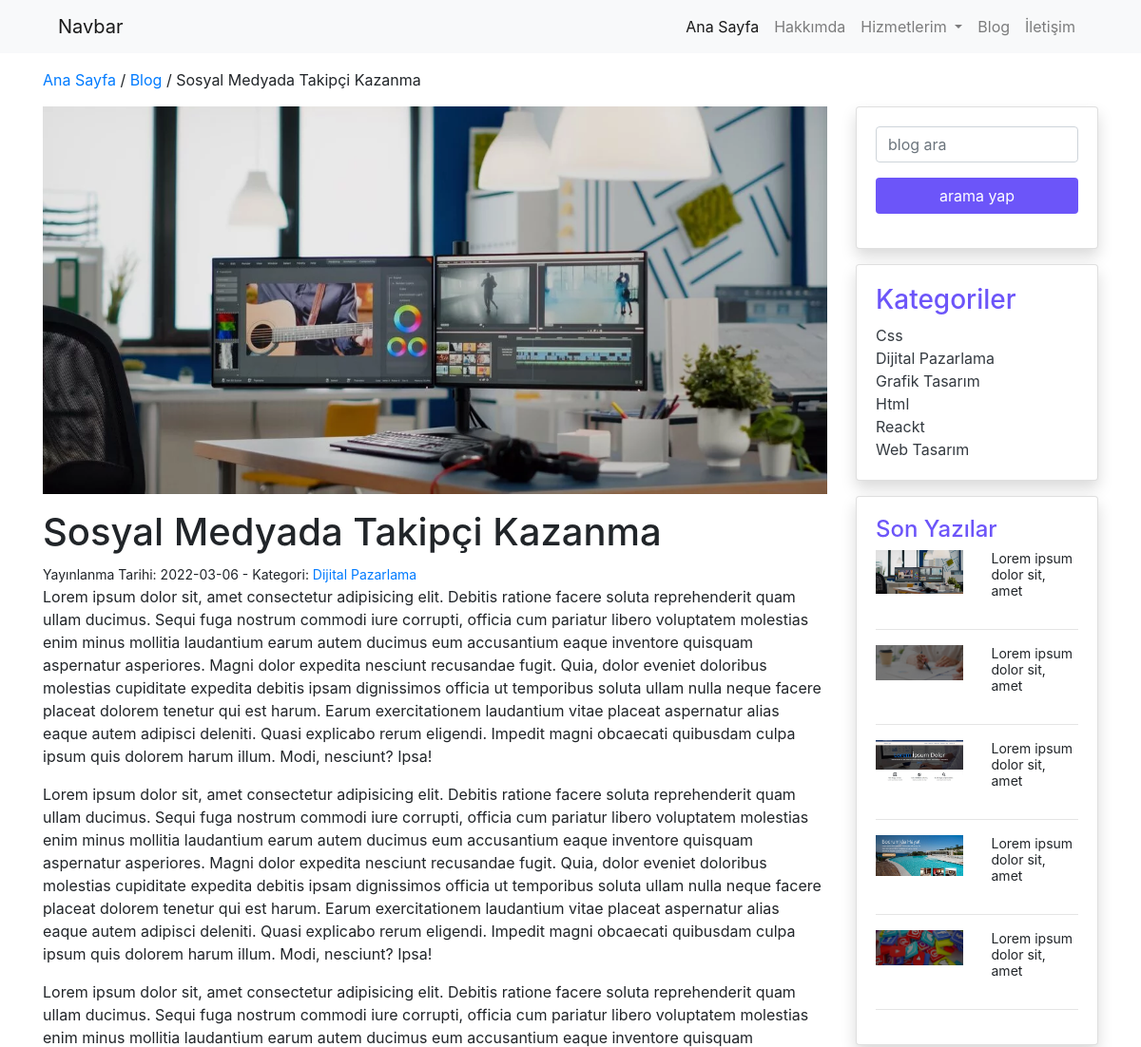
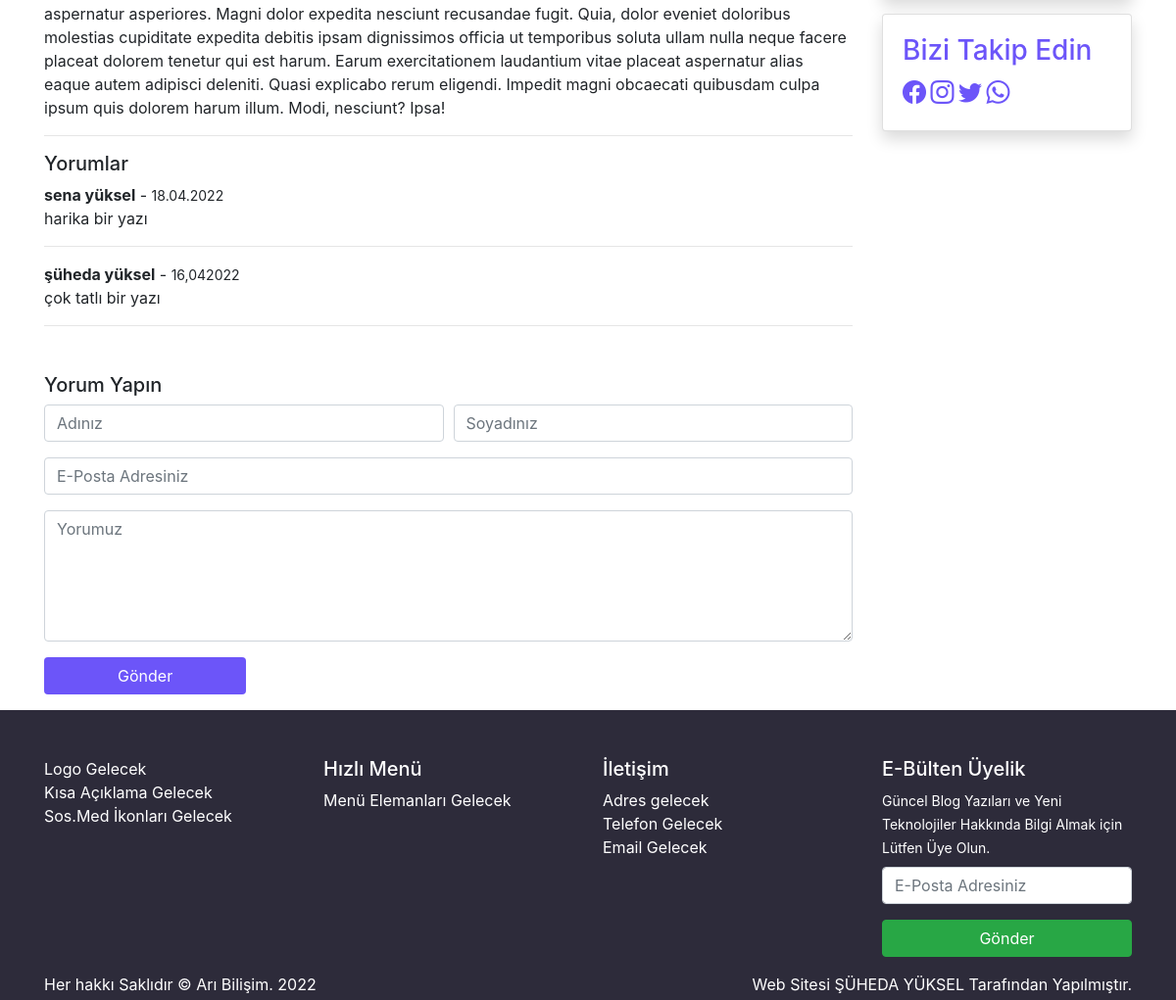
Screenshot of /sample.php?id=7 with the database file from the repository (2 pictures, top to bottom).
### tables this page shows
CREATE TABLE IF NOT EXISTS `yazilar` (
  `id` int(11) NOT NULL AUTO_INCREMENT,
  `baslik` varchar(100) NOT NULL,
  `icerik` text NOT NULL,
  `meta` varchar(160) NOT NULL,
  `foto` varchar(150) NOT NULL,
  `fotoalt` varchar(100) NOT NULL,
  `kategori` varchar(25) NOT NULL,
  `tarih` varchar(11) NOT NULL,
  `durum` varchar(15) NOT NULL,
  PRIMARY KEY (`id`)
);

CREATE TABLE IF NOT EXISTS `yorumlar` (
  `id` int(11) NOT NULL AUTO_INCREMENT,
  `adiniz` varchar(50) NOT NULL,
  `soyadiniz` varchar(50) NOT NULL,
  `email` varchar(100) NOT NULL,
  `yorum` text NOT NULL,
  `baslik` varchar(150) NOT NULL,
  `durum` varchar(15) NOT NULL,
  `tarih` text NOT NULL,
  PRIMARY KEY (`id`)
);

CREATE TABLE IF NOT EXISTS `kategoriler` (
  `id` int(11) NOT NULL AUTO_INCREMENT,
  `kategori` varchar(25) NOT NULL,
  `katturu` varchar(15) NOT NULL,
  `ustkat` varchar(30) NOT NULL,
  `meta` text NOT NULL,
  PRIMARY KEY (`id`)
);

CREATE TABLE IF NOT EXISTS `ayarlar` (
  `id` int(11) NOT NULL AUTO_INCREMENT,
  `adres` varchar(100) NOT NULL,
  `telefon` varchar(15) NOT NULL,
  `email` varchar(100) NOT NULL,
  `harita` text NOT NULL,
  `tanitim` text NOT NULL,
  `logo` varchar(100) NOT NULL,
  `blogbanner` varchar(100) NOT NULL,
  `iletisimbanner` varchar(100) NOT NULL,
  `facebook` varchar(50) NOT NULL,
  `instagram` varchar(50) NOT NULL,
  `twitter` varchar(50) NOT NULL,
  `whatsapp` varchar(100) NOT NULL,
  `analitik` text NOT NULL,
  `konsol` text NOT NULL,
  `piksel` text NOT NULL,
  `copy` varchar(60) NOT NULL,
  PRIMARY KEY (`id`)
);

### sample.php (the view, shortened to what this page needs)
<?php
require_once('header.php');
$id = $_GET['id'];
$sorgu_makale = $db->prepare('select * from yazilar where id=?');
$sorgu_makale->execute(array($id));
$satir_makale = $sorgu_makale->fetch();
?>
<section id="bread" class="py-3">
    <div class="container">
        <div class="row">
            <div class="col-12">
                <a href="index.php">Ana Sayfa</a> / <a href="blog.php">Blog</a> / <?php echo $satir_makale['baslik']; ?>
            </div>
        </div>
    </div>
</section>
<section id="content">
    <div class="container">
        <div class="row">
            <div class="col-md-9">
                <img src="<?php echo substr($satir_makale['foto'], 3); ?>" alt="<?php echo $satir_makale['fotoalt']; ?>" class="w-100 mb-3">
                <h1><?php echo $satir_makale['baslik']; ?></h1>
                <small>Yayınlanma Tarihi: <?php echo $satir_makale['tarih']; ?> - Kategori: <a href="kategoripage.php?kategori=<?php echo $satir_makale['kategori'];?>"><?php echo $satir_makale['kategori']; ?></a> </small> <br>
                <?php echo $satir_makale['icerik']; ?>
                <hr>
                <h5>Yorumlar</h5>
                <?php
                $sorgu_yorumlar = $db->prepare('select * from yorumlar where durum = "onaylandı" order by id desc');
                $sorgu_yorumlar->execute();
                if ($sorgu_yorumlar->rowCount()) {
                    foreach ($sorgu_yorumlar as $satir_yorumlar) {
                        if ($satir_yorumlar['baslik'] == $satir_makale['baslik']) {
                ?>
                            <strong><?php echo $satir_yorumlar['adiniz'] . ' ' . $satir_yorumlar['soyadiniz']; ?></strong> - <small><?php echo $satir_yorumlar['tarih'];?></small><br>
                            <p><?php echo $satir_yorumlar['yorum']; ?></p>
                            <hr>
                <?php
                        }
                    }
                }
                ?>
                <h5 class="mt-5">Yorum Yapın</h5>
                <form method="post" class="form-row">
                    <div class="col-md-6">
                        <div class="form-group">
                            <input type="text" name="adiniz" placeholder="Adınız" class="form-control">
                        </div>
                    </div>
                    <div class="col-md-6">
                        <div class="form-group">
                            <input type="text" name="soyadiniz" placeholder="Soyadınız" class="form-control">
                        </div>
                    </div>
                    <div class="col-12">
                        <div class="form-group">
                            <input type="email" name="email" placeholder="E-Posta Adresiniz" class="form-control">
                        </div>
                    </div>
                    <div class="col-12">
                        <div class="form-group">
                            <textarea name="yorum" placeholder="Yorumuz" rows="5" class="form-control"></textarea>
                        </div>
                    </div>
                    <div class="col-12">
                        <div class="form-group">
                            <button type="submit" class="btn btn-mor w-25">Gönder</button>
                        </div>
                    </div>
                </form>
            </div>
            <?php require_once('sidebar.php'); ?>
        </div>
    </div>
</section>
<?php require_once('footer.php'); ?>

### sidebar.php
<div class="col-md-3">
    <div class="row">
        <div class="col-12">
            <div class="card shadow">
                <div class="card-body">
                <form method="get">
                    <div class="form-group">
                        <input type="search" name="arama" placeholder="blog ara" class="form-control">
                    </div>
                    <div class="form-group">
                        <input type="submit" value="arama yap" class="btn btn-mor w-100">
                    </div>
                </form>
                </div>
            </div>
        </div>
    </div>
    <div class="row my-3">
        <div class="col-12">
            <div class="card shadow">
                <div class="card-body">
                    <h3 class="mor">Kategoriler</h3>
                    <?php
                    $sorgu_katlist = $db -> prepare('select * from kategoriler order by kategori asc');
                    $sorgu_katlist -> execute();
                    if($sorgu_katlist -> rowCount()){
                        foreach($sorgu_katlist as $satir_katlist){
                            ?>
                            <a href="kategoripage.php?kategori=<?php echo $satir_katlist['kategori'];?>" class="text-dark text-decoration-none"><?php echo $satir_katlist['kategori'];?></a> <br>
                            <?php
                        }
                    }
                    ?>
                </div>
            </div>
        </div>
    </div>
    <div class="row">
        <div class="col-12">
            <div class="card shadow">
                <div class="card-body">
                    <h4 class="mor">Son Yazılar</h4>
                    <?php
                    $sorgu_yazilar = $db -> prepare('select * from yazilar order by id desc limit 5');
                    $sorgu_yazilar -> execute();
                    if( $sorgu_yazilar -> rowCount()){
                        foreach($sorgu_yazilar as $satir_yazilar){
                            ?>
                        <div class="row mt-2">
                            <div class="col-md-6">
                               <a href="sample.php?id=<?php $satir_yazilar['id'];?>"> <img src="<?php echo substr($satir_yazilar['foto'],3);?>" alt="<?php echo $satir_yazilar['fotoalt'];?>" class="img-fluid"></a>
                            </div>
                            <div class="col-md-6 smallyazi">
                              <small>  <?php echo substr($satir_yazilar['icerik'],0,30)?></small>
                            </div>
                        </div>
                        <hr>
                            <?php
                        }
                    }
                    ?>
                </div>
            </div>
        </div>
    </div>
    <div class="row mt-3 sosmed">
        <div class="col-12">
           <div class="card shadow">
           <div class="card-body">
           <h3 class="mor">Bizi Takip Edin</h3>
            <?php
            $sorgu_sosmed =$db -> prepare('select * from ayarlar');
            $sorgu_sosmed -> execute();
            $satir_sosmed = $sorgu_sosmed -> fetch();
            if($sorgu_sosmed -> rowCount()){
                ?>
                <a href="<?php echo $satir_sosmed ['facebook'];?>" target="_blank"><i class="bi bi-facebook"></i></a>
                <a href="<?php  echo $satir_sosmed['instagram'];?>" target="_blank"><i class="bi bi-instagram"></i></a>
                <a href="<?php echo $satir_sosmed['twitter'];?>" target="_blank"><i class="bi bi-twitter"></i></a>
                <a href="<?php echo $satir_sosmed['whatsapp'];?>" target="_blank"><i class="bi bi-whatsapp"></i></a>
                <?php
            }
            ?>
           </div>
           </div>
        </div>
    </div>
</div>

### footer.php (shortened to what this page needs)
<section id="footer" class="pt-5 pb-1 text-white">
        <div class="container">
            <div class="row">
                <div class="col-md-3">
                    Logo Gelecek <br> Kısa Açıklama Gelecek <br> Sos.Med İkonları Gelecek
                </div>
                <div class="col-md-3">
                    <h5>Hızlı Menü</h5>
                    Menü Elemanları Gelecek
                </div>
                <div class="col-md-3">
                    <h5>İletişim</h5>
                    Adres gelecek <br> Telefon Gelecek <br> Email Gelecek
                </div>
                <div class="col-md-3">
                    <h5>E-Bülten Üyelik</h5>
                    <small>Güncel Blog Yazıları ve Yeni Teknolojiler Hakkında Bilgi Almak için Lütfen Üye Olun.</small>
                    <form method="post" class="mt-2">
                        <div class="form-group">
                            <input type="email" name="email" class="form-control" placeholder="E-Posta Adresiniz">
                        </div>
                        <div class="form-group">
                            <input type="submit" value="Gönder" class="btn btn-success w-100">
                        </div>
                    </form>
                </div>
            </div>
            <div class="row">
                <div class="col-md-6">
                  <?php
                  $sorgu_bottom = $db -> prepare('select * from ayarlar order by id desc limit 1');
                  $sorgu_bottom -> execute();
                  $satir_bottom = $sorgu_bottom -> fetch();
                  echo $satir_bottom['copy'].' '.date('Y');
                  ?>
                </div>
                <div class="col-md-6 text-right">
                    Web Sitesi <a href="#">ŞÜHEDA YÜKSEL</a> Tarafından Yapılmıştır.
                </div>
            </div>
        </div>
    </section>
</body>
</html>

### css/style.css (style rules this page uses)
#footer { background-color: #2d2b3a; }
#footer a { color: #fff; }
.mor { color: #6c55f9; }
.btn-mor { background-color: #6c55f9; color: #fff; }
.smallyazi p { line-height: 16px !important; }
.sosmed a { color:#6c55f9 ; font-size: 24px; }

### rows the page displays
yazilar: baslik "Sosyal Medyada Takipçi Kazanma", foto (picture), tarih "2022-03-06", kategori "Dijital Pazarlama", icerik "Lorem ipsum dolor sit, amet consectetur adipisicing elit. Debitis ratione facere soluta reprehenderit quam ullam ducimus. Sequi fuga nostrum commodi iure corrupti, officia cum pariatur libero voluptatem molestias enim minus mollitia laudantium earum autem ducimus eum accusantium eaque inventore quisquam aspernatur asperiores. Magni dolor expedita nesciunt recusandae fugit. Quia, dolor eveniet doloribus molestias cupiditate expedita debitis ipsam dignissimos officia ut temporibus soluta ullam nulla neque facere placeat dolorem tenetur qui est harum. Earum exercitationem laudantium vitae placeat aspernatur alias eaque autem adipisci deleniti. Quasi explicabo rerum eligendi. Impedit magni…", icerik "Lorem ipsum dolor sit, amet"
yorumlar: adiniz "sena", soyadiniz "yüksel", tarih "18.04.2022", yorum "harika bir yazı"
yorumlar: adiniz "şüheda", soyadiniz "yüksel", tarih "16,042022", yorum "çok tatlı bir yazı"
kategoriler: kategori "Css"
kategoriler: kategori "Dijital Pazarlama"
kategoriler: kategori "Grafik Tasarım"
kategoriler: kategori "Html"
kategoriler: kategori "Reackt"
kategoriler: kategori "Web Tasarım"
yazilar: foto (picture), icerik "Lorem ipsum dolor sit, amet"
yazilar: foto (picture), icerik "Lorem ipsum dolor sit, amet"
yazilar: foto (picture), icerik "Lorem ipsum dolor sit, amet"
yazilar: foto (picture), icerik "Lorem ipsum dolor sit, amet"
ayarlar: copy "Her hakkı Saklıdır © Arı Bilişim."
